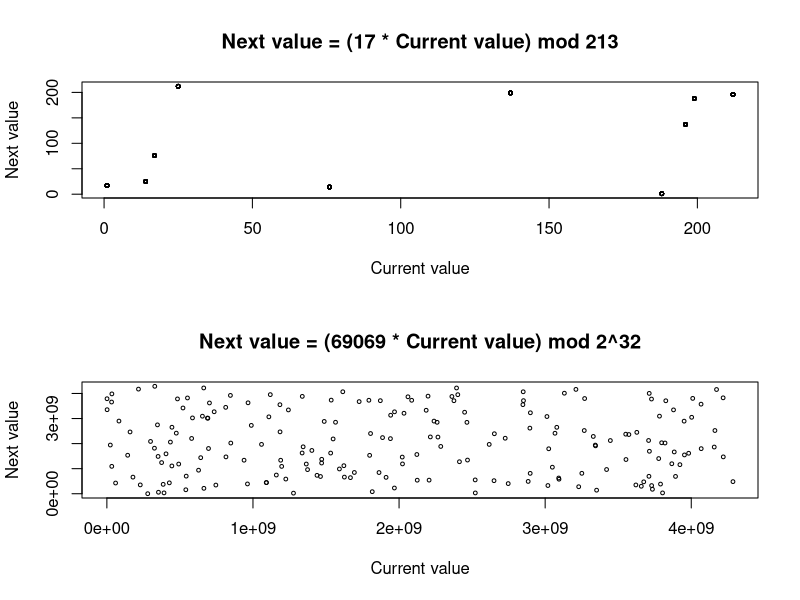

Source code (R):

cong = function(n,a=3,b=64,start=17) {
  x = vector(mode="numeric",length=n)
  x[1] = (a*start) %% b
  for (i in 2:n) {
    x[i] = (a*x[i-1]) %% b
  }
  invisible(x)
}

xBad = cong(200, a = 17, b = 213)
xBest = cong(200, a = 69069, b = 2^32)
n = length(xBad)

 png("cong.png", width = 480, height=900)
 par(mfrow=c(2,1))
 x = xBad
 plot(x[1:(n-1)], x[2:n],xlab="Current value", ylab="Next value", main="Next value = (17 * Current value) mod 213", cex = 0.5)
 x = xBest
 plot(x[1:(n-1)], x[2:n],xlab="Current value", ylab="Next value", main="Next value = (69069 * Current value) mod 2^32", cex =0.5)
 dev.off()

